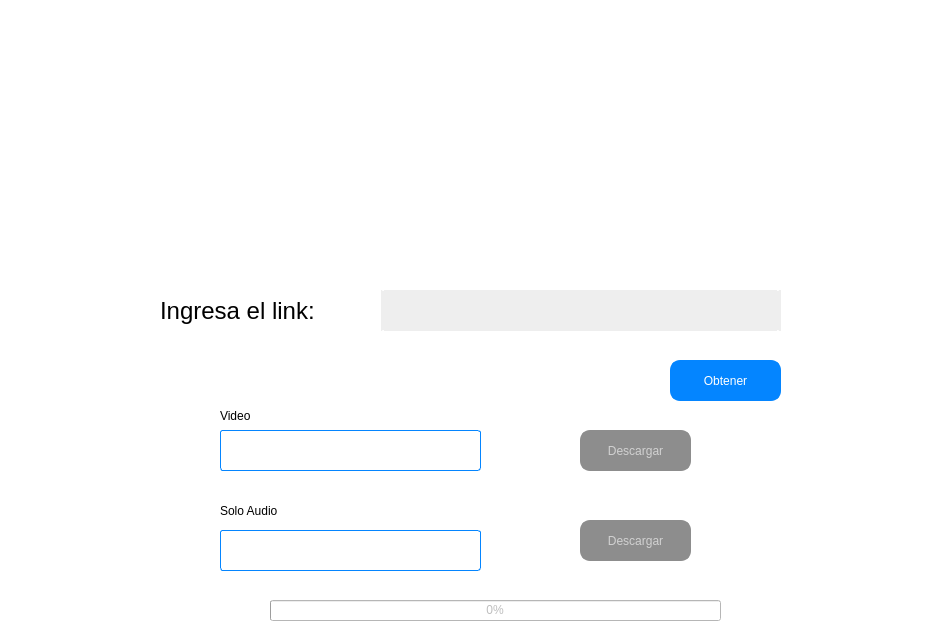
<?xml version="1.0" encoding="UTF-8"?>
<ui version="4.0">
 <class>Form</class>
 <widget class="QWidget" name="Form">
  <property name="geometry">
   <rect>
    <x>0</x>
    <y>0</y>
    <width>926</width>
    <height>640</height>
   </rect>
  </property>
  <property name="windowTitle">
   <string>Form</string>
  </property>
  <property name="styleSheet">
   <string notr="true">*{
    background-color: #FFF;
    text-align: center;
	font-family: Arial;

}

QTextEdit{
	border-radius:4px 0px 0px 4px;
	width:30em;
	text-align: left;
	border:2px solid #EEEEEE;
	background: #EEEEEE;
	color: #a7a7a7;
	font-size: 20px;
	outline:none;
}

QPushButton{
    border-radius: 10px 10px 10px 10px;
    border: 2px solid #0485FF;
    background-color: #0485FF;
    color: #FFF;
}

QPushButton:disabled {
    background-color:#8d8d8d;
    border: 2px solid #8d8d8d;
    color: rgb(209, 209, 209);
    }


QComboBox {
	border: 1px solid #0485FF;
	border-radius: 3px;
	padding: 1px 23px 1px 3px;
	min-width: 6em;
	color: #000;
}

QComboBox:disabled {
	border: 1px solid #8d8d8d;
	border-radius: 3px;
	padding: 1px 23px 1px 3px;
	min-width: 6em;
	color: #8d8d8d;
}

QComboBox::drop-down {
	subcontrol-origin: padding;
	subcontrol-position: top right;
	width: 15px;
    
	border: 0px

}

QComboBox::down-arrow {
    image: url(Resources/DropDownArrow.png);
    width: 20px;
    height: 20px;
}
 
QComboBox QAbstractItemView{
	background-color: #FFF;
	color: #3a3939;
 
	selection-background-color: #3a3939;
	selection-color: #3a3939;
}


</string>
  </property>
  <widget class="QTextEdit" name="link">
   <property name="geometry">
    <rect>
     <x>380</x>
     <y>290</y>
     <width>401</width>
     <height>41</height>
    </rect>
   </property>
   <property name="styleSheet">
    <string notr="true"/>
   </property>
  </widget>
  <widget class="QLabel" name="label">
   <property name="geometry">
    <rect>
     <x>160</x>
     <y>290</y>
     <width>221</width>
     <height>41</height>
    </rect>
   </property>
   <property name="font">
    <font>
     <family>Arial</family>
     <pointsize>18</pointsize>
    </font>
   </property>
   <property name="text">
    <string>Ingresa el link:</string>
   </property>
  </widget>
  <widget class="QPushButton" name="btnlink">
   <property name="geometry">
    <rect>
     <x>670</x>
     <y>360</y>
     <width>111</width>
     <height>41</height>
    </rect>
   </property>
   <property name="styleSheet">
    <string notr="true"/>
   </property>
   <property name="text">
    <string>Obtener</string>
   </property>
  </widget>
  <widget class="QLabel" name="label_2">
   <property name="geometry">
    <rect>
     <x>220</x>
     <y>405</y>
     <width>71</width>
     <height>21</height>
    </rect>
   </property>
   <property name="text">
    <string>Video</string>
   </property>
  </widget>
  <widget class="QPushButton" name="btnVideo">
   <property name="enabled">
    <bool>false</bool>
   </property>
   <property name="geometry">
    <rect>
     <x>580</x>
     <y>430</y>
     <width>111</width>
     <height>41</height>
    </rect>
   </property>
   <property name="text">
    <string>Descargar</string>
   </property>
  </widget>
  <widget class="QLabel" name="label_3">
   <property name="geometry">
    <rect>
     <x>220</x>
     <y>500</y>
     <width>71</width>
     <height>21</height>
    </rect>
   </property>
   <property name="text">
    <string>Solo Audio</string>
   </property>
  </widget>
  <widget class="QPushButton" name="btnAudio">
   <property name="enabled">
    <bool>false</bool>
   </property>
   <property name="geometry">
    <rect>
     <x>580</x>
     <y>520</y>
     <width>111</width>
     <height>41</height>
    </rect>
   </property>
   <property name="text">
    <string>Descargar</string>
   </property>
  </widget>
  <widget class="QProgressBar" name="progressBar">
   <property name="enabled">
    <bool>false</bool>
   </property>
   <property name="geometry">
    <rect>
     <x>270</x>
     <y>600</y>
     <width>451</width>
     <height>21</height>
    </rect>
   </property>
   <property name="value">
    <number>0</number>
   </property>
  </widget>
  <widget class="QLabel" name="imagen">
   <property name="enabled">
    <bool>true</bool>
   </property>
   <property name="geometry">
    <rect>
     <x>310</x>
     <y>60</y>
     <width>321</width>
     <height>181</height>
    </rect>
   </property>
   <property name="text">
    <string/>
   </property>
   <property name="alignment">
    <set>Qt::AlignCenter</set>
   </property>
  </widget>
  <widget class="QLabel" name="titulo">
   <property name="enabled">
    <bool>true</bool>
   </property>
   <property name="geometry">
    <rect>
     <x>50</x>
     <y>260</y>
     <width>821</width>
     <height>20</height>
    </rect>
   </property>
   <property name="styleSheet">
    <string notr="true">font-family: Arial;
font-weight: bold;
</string>
   </property>
   <property name="text">
    <string/>
   </property>
   <property name="alignment">
    <set>Qt::AlignCenter</set>
   </property>
  </widget>
  <widget class="QComboBox" name="listaVideo">
   <property name="geometry">
    <rect>
     <x>220</x>
     <y>430</y>
     <width>261</width>
     <height>41</height>
    </rect>
   </property>
  </widget>
  <widget class="QComboBox" name="listaAudio">
   <property name="geometry">
    <rect>
     <x>220</x>
     <y>530</y>
     <width>261</width>
     <height>41</height>
    </rect>
   </property>
  </widget>
 </widget>
 <resources/>
 <connections/>
</ui>
